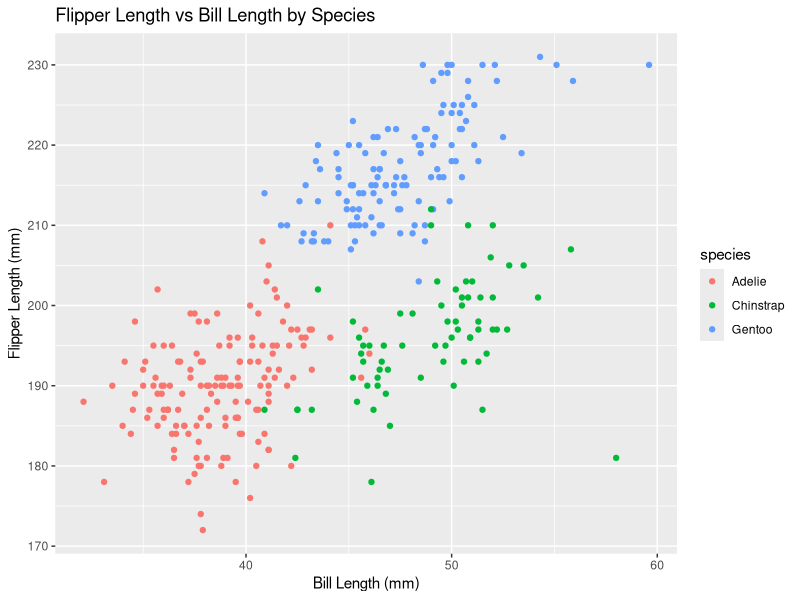

Reproduce this figure in R.
## ---- chunk 1
knitr::opts_chunk$set(echo = TRUE)
library(tidyverse)
## ---- chunk 2
data("penguins", package = "palmerpenguins")
colnames(penguins)
distinct(penguins, species)
distinct(penguins,island)
distinct(penguins, sex)
## ---- chunk 3
max(pull(penguins, bill_length_mm), na.rm = T)
min(pull(penguins, bill_length_mm), na.rm = T)
max(pull(penguins, bill_depth_mm), na.rm = T)
min(pull(penguins, bill_depth_mm), na.rm = T)
max(pull(penguins, flipper_length_mm), na.rm = T)
min(pull(penguins, flipper_length_mm), na.rm = T)
max(pull(penguins, body_mass_g), na.rm = T)
min(pull(penguins, body_mass_g), na.rm = T)
## ---- chunk 4
range(pull(penguins, year),na.rm = T)
nrow(penguins)
ncol(penguins)
## ---- chunk 5
mean(pull(penguins, flipper_length_mm), na.rm = T)
## ---- chunk 6
flipper_vs_bill <- ggplot(penguins, aes(x = bill_length_mm, y = flipper_length_mm, color = species)) +
  geom_point() +
  labs(x = 'Bill Length (mm)', y = 'Flipper Length (mm)', title = 'Flipper Length vs Bill Length by Species') 
ggsave("flipper_vs_bill_scatterplot.png", plot = flipper_vs_bill, width = 6, height = 4)
## ---- chunk 7
set.seed(1)
# Create a random sample of size 10 from a standard Normal distribution
std <- rnorm(10)
is.numeric(std)
# Create a logical vector indicating whether elements of the sample are greater than 0
logi <- std > 0
is.logical(logi)
# Create a character vector of length 10
character_vector <- c("a", "b", "c", "d", "e", "f", "g", "h", "i", "j")
is.character(character_vector)
# Create a factor vector of length 10, with 3 different factor “levels”
factor_index<- sample(0:2, 10, replace = TRUE)
factor_three_levels <- factor(factor_index, labels = c("low","medium","high"))
is.factor(factor_three_levels)
tibble(std,logi,character_vector,factor_three_levels)
## ---- chunk 8
mean(std)
mean(logi)
mean(character_vector)
mean(factor_three_levels)
## ---- chunk 9
#as.numeric(logi)
#as.numeric(character_vector)
as.numeric((factor_three_levels))

